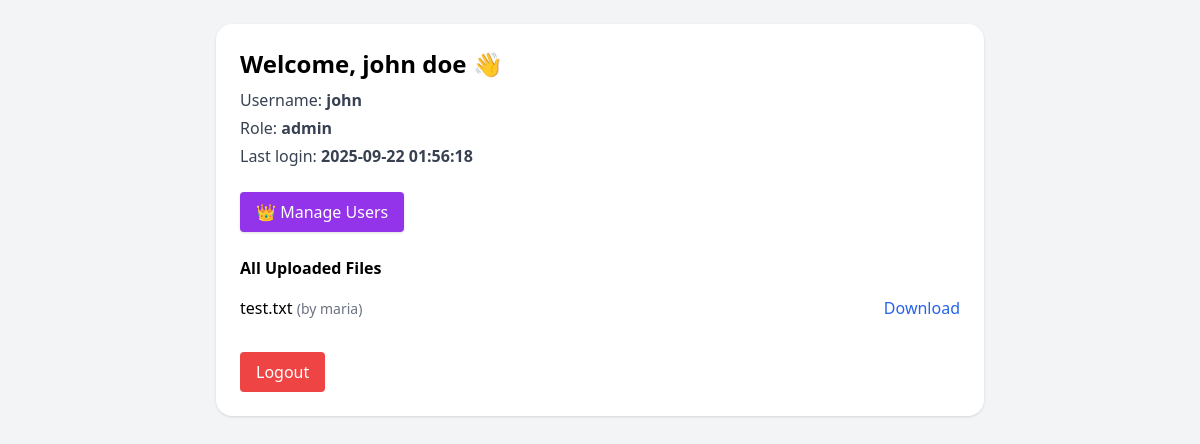
Page /dashboard.php (signed in) on the committed database.
### tables this page shows
CREATE TABLE `users` (
  `id` int(11) NOT NULL,
  `username` varchar(100) NOT NULL,
  `firstname` varchar(100) NOT NULL,
  `lastname` varchar(100) NOT NULL,
  `email` varchar(255) NOT NULL,
  `password_hash` varchar(255) NOT NULL,
  `role` enum('admin','user') NOT NULL DEFAULT 'user',
  `created_at` timestamp NOT NULL DEFAULT current_timestamp(),
  `last_login` datetime DEFAULT NULL
);

CREATE TABLE `files` (
  `id` int(11) NOT NULL,
  `user_id` int(11) NOT NULL,
  `filename` varchar(255) NOT NULL,
  `encrypted_name` varchar(255) NOT NULL,
  `iv` varbinary(16) NOT NULL,
  `tag` varbinary(16) NOT NULL,
  `created_at` timestamp NOT NULL DEFAULT current_timestamp()
);

### dashboard.php (the view, shortened to what this page needs)
<?php
require 'config.php';
$isAdmin = ($_SESSION['role'] === 'admin');
$stmt = $mysqli->prepare("SELECT username, firstname, lastname, last_login FROM users WHERE id=?");
$stmt->bind_param("i", $_SESSION['user_id']);
$stmt->execute();
$stmt->bind_result($username, $firstname, $lastname, $last_login);
$stmt->fetch();
if ($isAdmin) {
    $stmt = $mysqli->prepare("SELECT f.id, f.filename, u.username, f.created_at
                              FROM files f
                              JOIN users u ON f.user_id=u.id
                              ORDER BY f.created_at DESC");
} else {
    $stmt = $mysqli->prepare("SELECT id, filename, created_at FROM files WHERE user_id=? ORDER BY created_at DESC");
    $stmt->bind_param("i", $_SESSION['user_id']);
}
$stmt->execute();
$result = $stmt->get_result();
?>
<!DOCTYPE html>
<html>
<head>
  <script src="https://cdn.tailwindcss.com"></script>
</head>
<body class="bg-gray-100 p-6">
<div class="max-w-3xl mx-auto bg-white p-6 rounded-2xl shadow">
  <h2 class="text-2xl font-bold mb-2">Welcome, <?= htmlspecialchars($firstname . " " . $lastname) ?> 👋</h2>
  <p class="text-gray-700 mb-1">Username: <span class="font-semibold"><?= htmlspecialchars($username) ?></span></p>
  <p class="text-gray-700 mb-1">Role: <span class="font-semibold"><?= htmlspecialchars($_SESSION['role']) ?></span></p>
  <p class="text-gray-700 mb-6">Last login: <span class="font-semibold"><?= $last_login ? htmlspecialchars($last_login) : "First time login" ?></span></p>
  <?php if ($isAdmin): ?>
    <a href="manage_users.php" class="inline-block mb-6 bg-purple-600 text-white px-4 py-2 rounded shadow">👑 Manage Users</a>
  <?php endif; ?>
  <h3 class="font-semibold mb-2"><?= $isAdmin ? "All Uploaded Files" : "Your Files" ?></h3>
  <ul class="divide-y">
    <?php while ($row = $result->fetch_assoc()): ?>
      <li class="flex justify-between items-center py-2">
        <span>
          <?= htmlspecialchars($row['filename']) ?>
          <?php if ($isAdmin && isset($row['username'])): ?>
            <span class="text-sm text-gray-500">(by <?= htmlspecialchars($row['username']) ?>)</span>
          <?php endif; ?>
        </span>
        <a href="download.php?id=<?= $row['id'] ?>" class="text-blue-600">Download</a>
      </li>
    <?php endwhile; ?>
  </ul>
  <a href="logout.php" class="inline-block mt-6 bg-red-500 text-white px-4 py-2 rounded">Logout</a>
</div>
</body>
</html>

### rows in the picture
users: firstname+lastname "john doe", username "john", last_login "2025-09-22 01:56:18"
files: filename "test.txt", user.username "maria"

### other values in the picture
$_SESSION['role'] "admin"
